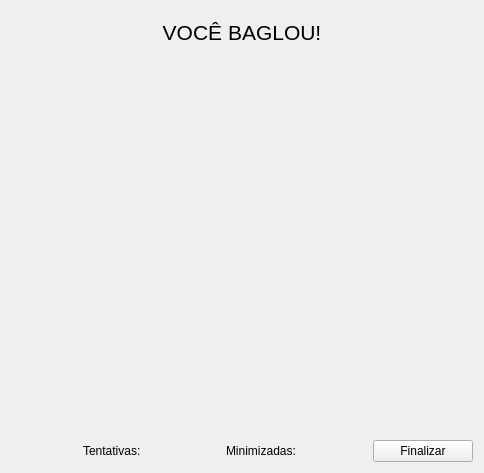
<?xml version="1.0" encoding="UTF-8"?>
<ui version="4.0">
 <class>UltimaJanela</class>
 <widget class="QWidget" name="UltimaJanela">
  <property name="geometry">
   <rect>
    <x>0</x>
    <y>0</y>
    <width>484</width>
    <height>473</height>
   </rect>
  </property>
  <property name="minimumSize">
   <size>
    <width>484</width>
    <height>473</height>
   </size>
  </property>
  <property name="maximumSize">
   <size>
    <width>484</width>
    <height>473</height>
   </size>
  </property>
  <property name="focusPolicy">
   <enum>Qt::NoFocus</enum>
  </property>
  <property name="windowTitle">
   <string>Aqui é bagla!</string>
  </property>
  <property name="windowIcon">
   <iconset resource="Imagens/Resource.qrc">
    <normaloff>:/newPrefix/bagla.ico</normaloff>:/newPrefix/bagla.ico</iconset>
  </property>
  <layout class="QGridLayout" name="gridLayout_2">
   <item row="0" column="0" colspan="6">
    <widget class="QWidget" name="widget" native="true">
     <layout class="QGridLayout" name="gridLayout">
      <item row="2" column="0">
       <spacer name="verticalSpacer_2">
        <property name="orientation">
         <enum>Qt::Vertical</enum>
        </property>
        <property name="sizeHint" stdset="0">
         <size>
          <width>20</width>
          <height>40</height>
         </size>
        </property>
       </spacer>
      </item>
      <item row="1" column="0">
       <widget class="QLabel" name="labelTitulo">
        <property name="text">
         <string>&lt;html&gt;&lt;head/&gt;&lt;body&gt;&lt;p&gt;&lt;span style=&quot; font-size:16pt;&quot;&gt;VOCÊ BAGLOU!&lt;/span&gt;&lt;/p&gt;&lt;/body&gt;&lt;/html&gt;</string>
        </property>
        <property name="alignment">
         <set>Qt::AlignHCenter|Qt::AlignTop</set>
        </property>
       </widget>
      </item>
      <item row="3" column="0">
       <spacer name="verticalSpacer">
        <property name="orientation">
         <enum>Qt::Vertical</enum>
        </property>
        <property name="sizeHint" stdset="0">
         <size>
          <width>20</width>
          <height>40</height>
         </size>
        </property>
       </spacer>
      </item>
      <item row="4" column="0">
       <widget class="QWidget" name="widgetButtons" native="true">
        <property name="minimumSize">
         <size>
          <width>80</width>
          <height>250</height>
         </size>
        </property>
        <layout class="QGridLayout" name="gridLayout_3">
         <item row="3" column="3">
          <widget class="QLabel" name="label">
           <property name="text">
            <string/>
           </property>
           <property name="pixmap">
            <pixmap resource="Imagens/Resource.qrc">:/newPrefix/loader.gif</pixmap>
           </property>
           <property name="scaledContents">
            <bool>true</bool>
           </property>
           <property name="wordWrap">
            <bool>false</bool>
           </property>
          </widget>
         </item>
        </layout>
       </widget>
      </item>
     </layout>
    </widget>
   </item>
   <item row="1" column="5">
    <widget class="QPushButton" name="botaoFinalizar">
     <property name="minimumSize">
      <size>
       <width>100</width>
       <height>0</height>
      </size>
     </property>
     <property name="text">
      <string>Finalizar</string>
     </property>
    </widget>
   </item>
   <item row="1" column="2">
    <widget class="QLabel" name="label_3">
     <property name="text">
      <string/>
     </property>
    </widget>
   </item>
   <item row="1" column="1">
    <widget class="QLabel" name="labelTentativas">
     <property name="text">
      <string>Tentativas: </string>
     </property>
    </widget>
   </item>
   <item row="1" column="3">
    <widget class="QLabel" name="labelMinimizadas">
     <property name="text">
      <string>Minimizadas:</string>
     </property>
    </widget>
   </item>
  </layout>
 </widget>
 <resources>
  <include location="Imagens/Resource.qrc"/>
 </resources>
 <connections/>
</ui>
